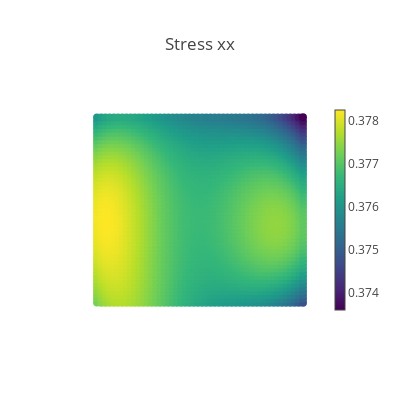
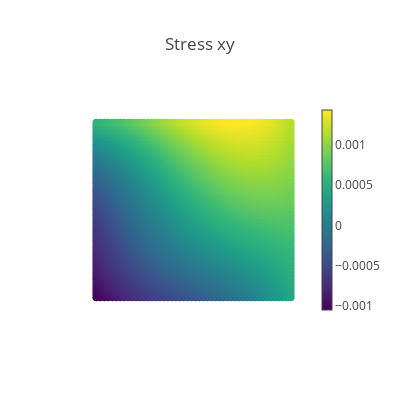
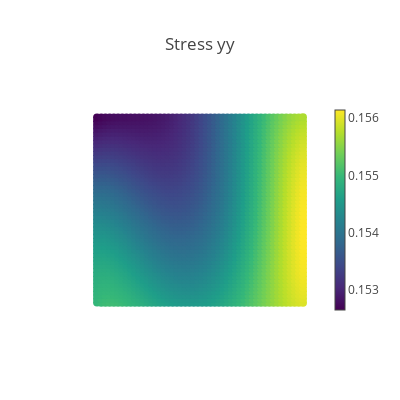
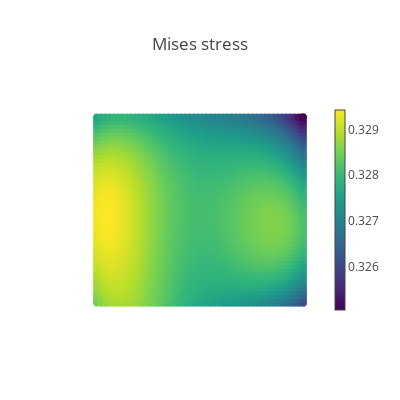

Notebook source saved alongside these figures, in order:
### Markdown cell above
## Visualization of results

### Code cell
# Create a validation domain different from the training domain
val_x, val_y = np.meshgrid(np.linspace(0, L, 50), np.linspace(0, L, 50))
val_domain = np.vstack([val_x.ravel(), val_y.ravel()]).T
val = torch.tensor(val_domain, requires_grad=True).double()

# Compute model predictions on the validation domain
disp = net(val)
def_val = val + disp
stress = torch.vmap(sigma)(val)
mises = torch.sqrt(
    stress[:, 0, 0] ** 2
    + stress[:, 1, 1] ** 2
    - stress[:, 0, 0] * stress[:, 1, 1]
    + 3 * stress[:, 0, 1] ** 2
)
# print([loss.item() for loss in compute_les(val)])

@torch.no_grad()
def make_plot(x, y, variable, title, cmap=sequential.Viridis, size=8.0):
    fig = go.Figure()

    # Plot boundaries
    m = dict(color="black")
    fig.add_trace(go.Scatter(x=top[:, 0], y=top[:, 1], mode="lines", marker=m))
    fig.add_trace(go.Scatter(x=bottom[:, 0], y=bottom[:, 1], mode="lines", marker=m))
    fig.add_trace(go.Scatter(x=left[:, 0], y=left[:, 1], mode="lines", marker=m))
    fig.add_trace(go.Scatter(x=right[:, 0], y=right[:, 1], mode="lines", marker=m))

    # Plot variable values
    m = dict(color=variable, colorscale=cmap, size=size, colorbar=dict(thickness=10))
    fig.add_trace(go.Scatter(x=x, y=y, marker=m, mode="markers"))

    # plot settings
    fig.layout.yaxis.scaleanchor = "x"
    fig.update_layout(
        template="none", width=400, height=400, title=title, showlegend=False
    )
    fig.update_xaxes(visible=False)
    fig.update_yaxes(visible=False)
    fig.show()


# # Compute data error
# s_data = data_output[:, 0:3]
# s_pred = torch.vmap(sigma)(data_input[:, 0:2])
# ds_xx = s_data[:, 0] - s_pred[:, 0, 0]
# ds_yy = s_data[:, 1] - s_pred[:, 1, 1]
# ds_xy = s_data[:, 2] - s_pred[:, 0, 1]

# # Plot stress errors
# cmap = sequential.RdBu_r
# make_plot(*data_input[:, 0:2].T, ds_xx, "Stress error xx", size=2.0, cmap=cmap)
# make_plot(*data_input[:, 0:2].T, ds_yy, "Stress error yy", size=2.0, cmap=cmap)
# make_plot(*data_input[:, 0:2].T, ds_xy, "Stress error xy", size=2.0, cmap=cmap)

# Plot stresses
make_plot(*def_val.T, stress[:, 0, 0], "Stress xx")
make_plot(*def_val.T, stress[:, 0, 1], "Stress xy")
make_plot(*def_val.T, stress[:, 1, 1], "Stress yy")
make_plot(*def_val.T, mises, "Mises stress")

# Plot displacements
make_plot(*def_val.T, disp[:, 0], "Displacement in x", cmap=sequential.Inferno)
make_plot(*def_val.T, disp[:, 1], "Displacement in y", cmap=sequential.Inferno)

### Figure 1 — Plotly figure (JSON) as saved in the notebook; plotly's stock layout.template omitted (floating-point values rounded to 4 significant figures; data arrays with more than 128 entries replaced by an {"elided": "..."} marker saying what was removed)
{"data": [{"marker": {"color": "black"}, "mode": "lines", "type": "scatter", "x": [0, 0.04167, 0.08333, 0.125, 0.1667, 0.2083, 0.25, 0.2917, 0.3333, 0.375, 0.4167, 0.4583, 0.5, 0.5417, 0.5833, 0.625, 0.6667, 0.7083, 0.75, 0.7917, 0.8333, 0.875, 0.9167, 0.9583, 1], "y": [1, 1, 1, 1, 1, 1, 1, 1, 1, 1, 1, 1, 1, 1, 1, 1, 1, 1, 1, 1, 1, 1, 1, 1, 1]}, {"marker": {"color": "black"}, "mode": "lines", "type": "scatter", "x": [0, 0.04167, 0.08333, 0.125, 0.1667, 0.2083, 0.25, 0.2917, 0.3333, 0.375, 0.4167, 0.4583, 0.5, 0.5417, 0.5833, 0.625, 0.6667, 0.7083, 0.75, 0.7917, 0.8333, 0.875, 0.9167, 0.9583, 1], "y": [0, 0, 0, 0, 0, 0, 0, 0, 0, 0, 0, 0, 0, 0, 0, 0, 0, 0, 0, 0, 0, 0, 0, 0, 0]}, {"marker": {"color": "black"}, "mode": "lines", "type": "scatter", "x": [0, 0, 0, 0, 0, 0, 0, 0, 0, 0, 0, 0, 0, 0, 0, 0, 0, 0, 0, 0, 0, 0, 0, 0, 0], "y": [0, 0.04167, 0.08333, 0.125, 0.1667, 0.2083, 0.25, 0.2917, 0.3333, 0.375, 0.4167, 0.4583, 0.5, 0.5417, 0.5833, 0.625, 0.6667, 0.7083, 0.75, 0.7917, 0.8333, 0.875, 0.9167, 0.9583, 1]}, {"marker": {"color": "black"}, "mode": "lines", "type": "scatter", "x": [1, 1, 1, 1, 1, 1, 1, 1, 1, 1, 1, 1, 1, 1, 1, 1, 1, 1, 1, 1, 1, 1, 1, 1, 1], "y": [0, 0.04167, 0.08333, 0.125, 0.1667, 0.2083, 0.25, 0.2917, 0.3333, 0.375, 0.4167, 0.4583, 0.5, 0.5417, 0.5833, 0.625, 0.6667, 0.7083, 0.75, 0.7917, 0.8333, 0.875, 0.9167, 0.9583, 1]}, {"marker": {"color": {"elided": "2500 float values"}, "colorbar": {"thickness": 10}, "colorscale": [[0, "#440154"], [0.1111, "#482878"], [0.2222, "#3e4989"], [0.3333, "#31688e"], [0.4444, "#26828e"], [0.5556, "#1f9e89"], [0.6667, "#35b779"], [0.7778, "#6ece58"], [0.8889, "#b5de2b"], [1, "#fde725"]], "size": 8}, "mode": "markers", "type": "scatter", "x": {"elided": "2500 float values"}, "y": {"elided": "2500 float values"}}], "layout": {"height": 400, "showlegend": false, "title": {"text": "Stress xx"}, "width": 400, "xaxis": {"visible": false}, "yaxis": {"scaleanchor": "x", "visible": false}}}

### Figure 2 — Plotly figure (JSON) as saved in the notebook; plotly's stock layout.template omitted (floating-point values rounded to 4 significant figures; data arrays with more than 128 entries replaced by an {"elided": "..."} marker saying what was removed)
{"data": [{"marker": {"color": "black"}, "mode": "lines", "type": "scatter", "x": [0, 0.04167, 0.08333, 0.125, 0.1667, 0.2083, 0.25, 0.2917, 0.3333, 0.375, 0.4167, 0.4583, 0.5, 0.5417, 0.5833, 0.625, 0.6667, 0.7083, 0.75, 0.7917, 0.8333, 0.875, 0.9167, 0.9583, 1], "y": [1, 1, 1, 1, 1, 1, 1, 1, 1, 1, 1, 1, 1, 1, 1, 1, 1, 1, 1, 1, 1, 1, 1, 1, 1]}, {"marker": {"color": "black"}, "mode": "lines", "type": "scatter", "x": [0, 0.04167, 0.08333, 0.125, 0.1667, 0.2083, 0.25, 0.2917, 0.3333, 0.375, 0.4167, 0.4583, 0.5, 0.5417, 0.5833, 0.625, 0.6667, 0.7083, 0.75, 0.7917, 0.8333, 0.875, 0.9167, 0.9583, 1], "y": [0, 0, 0, 0, 0, 0, 0, 0, 0, 0, 0, 0, 0, 0, 0, 0, 0, 0, 0, 0, 0, 0, 0, 0, 0]}, {"marker": {"color": "black"}, "mode": "lines", "type": "scatter", "x": [0, 0, 0, 0, 0, 0, 0, 0, 0, 0, 0, 0, 0, 0, 0, 0, 0, 0, 0, 0, 0, 0, 0, 0, 0], "y": [0, 0.04167, 0.08333, 0.125, 0.1667, 0.2083, 0.25, 0.2917, 0.3333, 0.375, 0.4167, 0.4583, 0.5, 0.5417, 0.5833, 0.625, 0.6667, 0.7083, 0.75, 0.7917, 0.8333, 0.875, 0.9167, 0.9583, 1]}, {"marker": {"color": "black"}, "mode": "lines", "type": "scatter", "x": [1, 1, 1, 1, 1, 1, 1, 1, 1, 1, 1, 1, 1, 1, 1, 1, 1, 1, 1, 1, 1, 1, 1, 1, 1], "y": [0, 0.04167, 0.08333, 0.125, 0.1667, 0.2083, 0.25, 0.2917, 0.3333, 0.375, 0.4167, 0.4583, 0.5, 0.5417, 0.5833, 0.625, 0.6667, 0.7083, 0.75, 0.7917, 0.8333, 0.875, 0.9167, 0.9583, 1]}, {"marker": {"color": {"elided": "2500 float values"}, "colorbar": {"thickness": 10}, "colorscale": [[0, "#440154"], [0.1111, "#482878"], [0.2222, "#3e4989"], [0.3333, "#31688e"], [0.4444, "#26828e"], [0.5556, "#1f9e89"], [0.6667, "#35b779"], [0.7778, "#6ece58"], [0.8889, "#b5de2b"], [1, "#fde725"]], "size": 8}, "mode": "markers", "type": "scatter", "x": {"elided": "2500 float values"}, "y": {"elided": "2500 float values"}}], "layout": {"height": 400, "showlegend": false, "title": {"text": "Stress xy"}, "width": 400, "xaxis": {"visible": false}, "yaxis": {"scaleanchor": "x", "visible": false}}}

### Figure 3 — Plotly figure (JSON) as saved in the notebook; plotly's stock layout.template omitted (floating-point values rounded to 4 significant figures; data arrays with more than 128 entries replaced by an {"elided": "..."} marker saying what was removed)
{"data": [{"marker": {"color": "black"}, "mode": "lines", "type": "scatter", "x": [0, 0.04167, 0.08333, 0.125, 0.1667, 0.2083, 0.25, 0.2917, 0.3333, 0.375, 0.4167, 0.4583, 0.5, 0.5417, 0.5833, 0.625, 0.6667, 0.7083, 0.75, 0.7917, 0.8333, 0.875, 0.9167, 0.9583, 1], "y": [1, 1, 1, 1, 1, 1, 1, 1, 1, 1, 1, 1, 1, 1, 1, 1, 1, 1, 1, 1, 1, 1, 1, 1, 1]}, {"marker": {"color": "black"}, "mode": "lines", "type": "scatter", "x": [0, 0.04167, 0.08333, 0.125, 0.1667, 0.2083, 0.25, 0.2917, 0.3333, 0.375, 0.4167, 0.4583, 0.5, 0.5417, 0.5833, 0.625, 0.6667, 0.7083, 0.75, 0.7917, 0.8333, 0.875, 0.9167, 0.9583, 1], "y": [0, 0, 0, 0, 0, 0, 0, 0, 0, 0, 0, 0, 0, 0, 0, 0, 0, 0, 0, 0, 0, 0, 0, 0, 0]}, {"marker": {"color": "black"}, "mode": "lines", "type": "scatter", "x": [0, 0, 0, 0, 0, 0, 0, 0, 0, 0, 0, 0, 0, 0, 0, 0, 0, 0, 0, 0, 0, 0, 0, 0, 0], "y": [0, 0.04167, 0.08333, 0.125, 0.1667, 0.2083, 0.25, 0.2917, 0.3333, 0.375, 0.4167, 0.4583, 0.5, 0.5417, 0.5833, 0.625, 0.6667, 0.7083, 0.75, 0.7917, 0.8333, 0.875, 0.9167, 0.9583, 1]}, {"marker": {"color": "black"}, "mode": "lines", "type": "scatter", "x": [1, 1, 1, 1, 1, 1, 1, 1, 1, 1, 1, 1, 1, 1, 1, 1, 1, 1, 1, 1, 1, 1, 1, 1, 1], "y": [0, 0.04167, 0.08333, 0.125, 0.1667, 0.2083, 0.25, 0.2917, 0.3333, 0.375, 0.4167, 0.4583, 0.5, 0.5417, 0.5833, 0.625, 0.6667, 0.7083, 0.75, 0.7917, 0.8333, 0.875, 0.9167, 0.9583, 1]}, {"marker": {"color": {"elided": "2500 float values"}, "colorbar": {"thickness": 10}, "colorscale": [[0, "#440154"], [0.1111, "#482878"], [0.2222, "#3e4989"], [0.3333, "#31688e"], [0.4444, "#26828e"], [0.5556, "#1f9e89"], [0.6667, "#35b779"], [0.7778, "#6ece58"], [0.8889, "#b5de2b"], [1, "#fde725"]], "size": 8}, "mode": "markers", "type": "scatter", "x": {"elided": "2500 float values"}, "y": {"elided": "2500 float values"}}], "layout": {"height": 400, "showlegend": false, "title": {"text": "Stress yy"}, "width": 400, "xaxis": {"visible": false}, "yaxis": {"scaleanchor": "x", "visible": false}}}

### Figure 4 — Plotly figure (JSON) as saved in the notebook; plotly's stock layout.template omitted (floating-point values rounded to 4 significant figures; data arrays with more than 128 entries replaced by an {"elided": "..."} marker saying what was removed)
{"data": [{"marker": {"color": "black"}, "mode": "lines", "type": "scatter", "x": [0, 0.04167, 0.08333, 0.125, 0.1667, 0.2083, 0.25, 0.2917, 0.3333, 0.375, 0.4167, 0.4583, 0.5, 0.5417, 0.5833, 0.625, 0.6667, 0.7083, 0.75, 0.7917, 0.8333, 0.875, 0.9167, 0.9583, 1], "y": [1, 1, 1, 1, 1, 1, 1, 1, 1, 1, 1, 1, 1, 1, 1, 1, 1, 1, 1, 1, 1, 1, 1, 1, 1]}, {"marker": {"color": "black"}, "mode": "lines", "type": "scatter", "x": [0, 0.04167, 0.08333, 0.125, 0.1667, 0.2083, 0.25, 0.2917, 0.3333, 0.375, 0.4167, 0.4583, 0.5, 0.5417, 0.5833, 0.625, 0.6667, 0.7083, 0.75, 0.7917, 0.8333, 0.875, 0.9167, 0.9583, 1], "y": [0, 0, 0, 0, 0, 0, 0, 0, 0, 0, 0, 0, 0, 0, 0, 0, 0, 0, 0, 0, 0, 0, 0, 0, 0]}, {"marker": {"color": "black"}, "mode": "lines", "type": "scatter", "x": [0, 0, 0, 0, 0, 0, 0, 0, 0, 0, 0, 0, 0, 0, 0, 0, 0, 0, 0, 0, 0, 0, 0, 0, 0], "y": [0, 0.04167, 0.08333, 0.125, 0.1667, 0.2083, 0.25, 0.2917, 0.3333, 0.375, 0.4167, 0.4583, 0.5, 0.5417, 0.5833, 0.625, 0.6667, 0.7083, 0.75, 0.7917, 0.8333, 0.875, 0.9167, 0.9583, 1]}, {"marker": {"color": "black"}, "mode": "lines", "type": "scatter", "x": [1, 1, 1, 1, 1, 1, 1, 1, 1, 1, 1, 1, 1, 1, 1, 1, 1, 1, 1, 1, 1, 1, 1, 1, 1], "y": [0, 0.04167, 0.08333, 0.125, 0.1667, 0.2083, 0.25, 0.2917, 0.3333, 0.375, 0.4167, 0.4583, 0.5, 0.5417, 0.5833, 0.625, 0.6667, 0.7083, 0.75, 0.7917, 0.8333, 0.875, 0.9167, 0.9583, 1]}, {"marker": {"color": {"elided": "2500 float values"}, "colorbar": {"thickness": 10}, "colorscale": [[0, "#440154"], [0.1111, "#482878"], [0.2222, "#3e4989"], [0.3333, "#31688e"], [0.4444, "#26828e"], [0.5556, "#1f9e89"], [0.6667, "#35b779"], [0.7778, "#6ece58"], [0.8889, "#b5de2b"], [1, "#fde725"]], "size": 8}, "mode": "markers", "type": "scatter", "x": {"elided": "2500 float values"}, "y": {"elided": "2500 float values"}}], "layout": {"height": 400, "showlegend": false, "title": {"text": "Mises stress"}, "width": 400, "xaxis": {"visible": false}, "yaxis": {"scaleanchor": "x", "visible": false}}}
